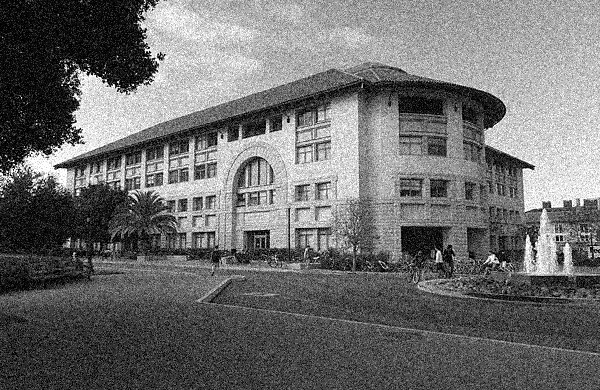
//> input picture edge-detection/Fig1.jpg, 600 x 390 px
$ ./exc1   (built with g++ and OpenCV 4)
//> lines starting //> are read from the running program, lines starting //| are printed output that depends on the picture; after the words box and inside, x2 and y2 are one past the last pixel; in counts of white or black regions, pixels touching at a corner belong together
#include "opencv2/imgproc/imgproc.hpp"
#include "opencv2/highgui/highgui.hpp"
#include <stdlib.h>
#include <stdio.h>
#include <iostream>
using namespace cv;
using namespace std;

int main() {
Mat image;
//-------------------------------------------------------------------------------
//part: 1-1:
//-------------------------------------------------------------------------------
/*image = imread("Fig1.jpg");
Mat gblurim, laplaceresult1, laplaceresult3, laplaceresult5 ;
GaussianBlur(image, gblurim, Size(3,3),1.5);

Laplacian(gblurim,laplaceresult1, CV_8U, 1);
imshow("Laplacian of Gussian 1",laplaceresult1);
imwrite("LoG1.jpg", laplaceresult1);

Laplacian(gblurim,laplaceresult3, CV_8U, 3);
imshow("Laplacian of Gussian 3",laplaceresult3);
imwrite("LoG3.jpg", laplaceresult3);

Laplacian(gblurim,laplaceresult5, CV_8U, 5);
imshow("Laplacian of Gussian 5",laplaceresult5);
imwrite("LoG5.jpg", laplaceresult5);

//-------------------------------------------------------------------------------
//part: 1-2:
//-------------------------------------------------------------------------------
Mat gradx3, grady3, gradx5, grady5, gradx7, grady7;

image = imread("Fig1.jpg");
Sobel(image, gradx3, CV_8U, 1, 0, 3);
Sobel(image, grady3, CV_8U, 0, 1, 3);
imshow("Result of Sobel x kernelsize 3", gradx3);
imshow("Result of Sobel y kernelsize 3", grady3);
imwrite("gradx3.jpg",gradx3);
imwrite("grady3.jpg",grady3);

image = imread("Fig1.jpg");
Sobel(image, gradx5, CV_8U, 1, 0, 5);
Sobel(image, grady5, CV_8U, 0, 1, 5);
imshow("Result of Sobel x kernelsize 5", gradx5);
imshow("Result of Sobel y kernelsize 5", grady5);
imwrite("gradx5.jpg",gradx5);
imwrite("grady5.jpg",grady5);

image = imread("Fig1.jpg");
Sobel(image, gradx7, CV_8U, 1, 0, 7);
Sobel(image, grady7, CV_8U, 0, 1, 7);
imshow("Result of Sobel x kernelsize 7", gradx7);
imshow("Result of Sobel y kernelsize 7", grady7);
imwrite("gradx7.jpg",gradx7);
imwrite("grady7.jpg",grady7);

//-------------------------------------------------------------------------------
//part: 1-3:
//-------------------------------------------------------------------------------

Mat gradient3, gradient5, gradient7;

gradient3 = abs(gradx3) + abs(grady3);
imshow("The gradient 3", gradient3);
imwrite("gradient3.jpg",gradient3);

gradient5 = abs(gradx5) + abs(grady5);
imshow("The gradient 5", gradient5);
imwrite("gradient5.jpg",gradient5);

gradient7 = abs(gradx7) + abs(grady7);
imshow("The gradient 7", gradient7);
imwrite("gradient7.jpg",gradient7);

//-------------------------------------------------------------------------------
//part: 1-4:
//-------------------------------------------------------------------------------

Mat cannyimage1, cannyimage2, cannyimage3;
image = imread("Fig1.jpg");
Canny(image, cannyimage1, 250, 250, 3);
Canny(image, cannyimage2, 300, 400, 3);
Canny(image, cannyimage3, 200, 500, 3);
imshow("canny result 1", cannyimage1);
imshow("canny result 2", cannyimage2);
imshow("canny result 3", cannyimage3);
imwrite("cannyimage1.jpg",cannyimage1);
imwrite("cannyimage2.jpg",cannyimage2);
imwrite("cannyimage3.jpg",cannyimage3);
//*/
//-------------------------------------------------------------------------------
//part: 1-5:
//-------------------------------------------------------------------------------
image = imread("Fig1.jpg");
//> image is the input picture: 390 rows x 600 cols, CV_8UC3; min 0, max 255, mean 110.1
Mat gimage, glaplaceres, ggblurim, ggradx, ggrady, ggradient, gcannyimage;
GaussianBlur(image, gimage, Size(3,3), 1.5);
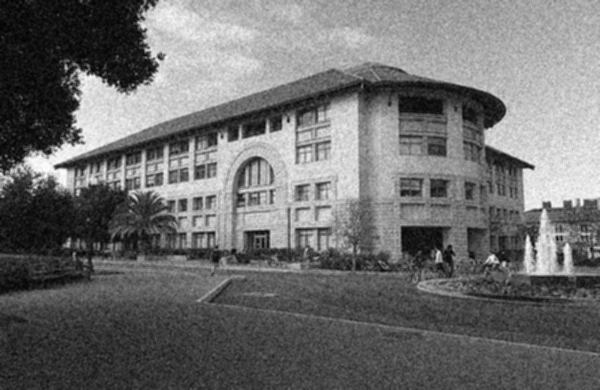
//> gimage: 390 rows x 600 cols, CV_8UC3; min 3, max 253, mean 110.1

GaussianBlur(gimage, ggblurim, Size(3,3),1.5);
Laplacian(ggblurim, glaplaceres, CV_8U, 3);
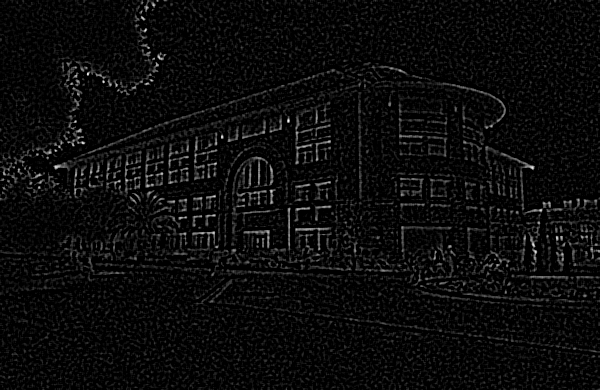
//> glaplaceres: 390 rows x 600 cols, CV_8UC3; min 0, max 255, mean 11.4
imshow("(g) Laplacian of Gussian", glaplaceres);
imwrite("gLoG.jpg", glaplaceres);

Sobel(gimage, ggradx, CV_8U, 1, 0, 3);
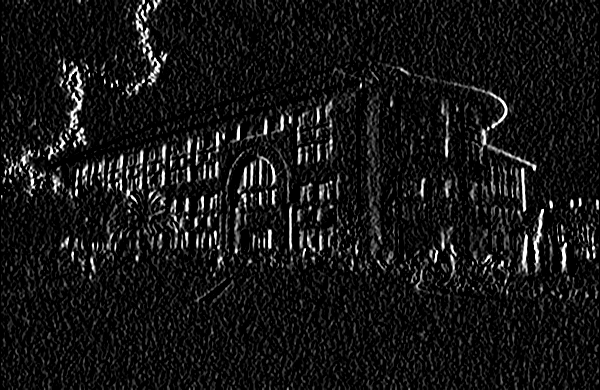
//> ggradx: 390 rows x 600 cols, CV_8UC3; min 0, max 255, mean 21.4
Sobel(gimage, ggrady, CV_8U, 0, 1, 3);
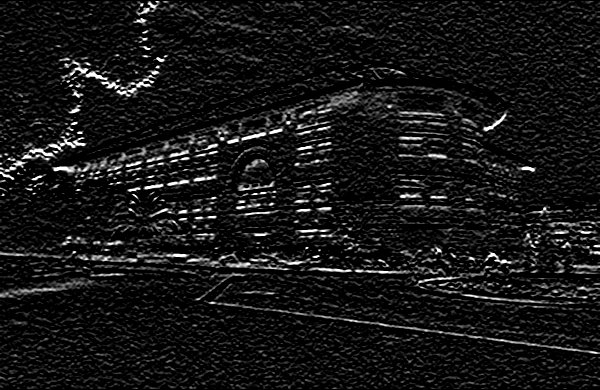
//> ggrady: 390 rows x 600 cols, CV_8UC3; min 0, max 255, mean 22
imshow("Result of Sobel x kernelsize (g)", ggradx);
imshow("Result of Sobel y kernelsize (g)", ggrady);
imwrite("ggradx.jpg",ggradx);
imwrite("ggrady.jpg",ggrady);

ggradient = abs(ggradx) + abs(ggrady);
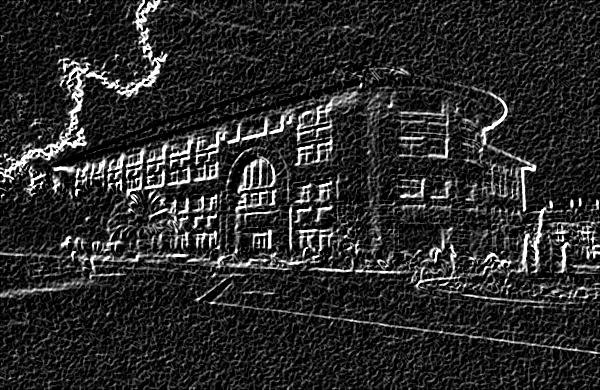
//> ggradient: 390 rows x 600 cols, CV_8UC3; min 0, max 255, mean 42
imshow("The gradient (g)", ggradient);
imwrite("ggradient.jpg", ggradient);

Canny(gimage, gcannyimage, 100, 230, 3);
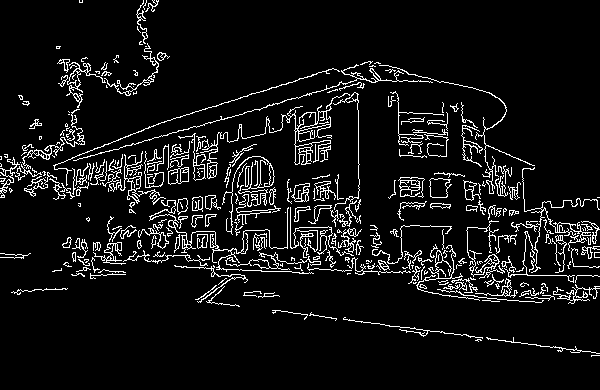
//> gcannyimage: 390 rows x 600 cols, CV_8UC1; 7.6% white in thin lines or dots
imshow("canny result (g)", gcannyimage);
imwrite("gcannyimage.jpg", gcannyimage);

waitKey(0);
}

$ run again, with edge-detection/Fig2.jpg copied over edge-detection/Fig1.jpg
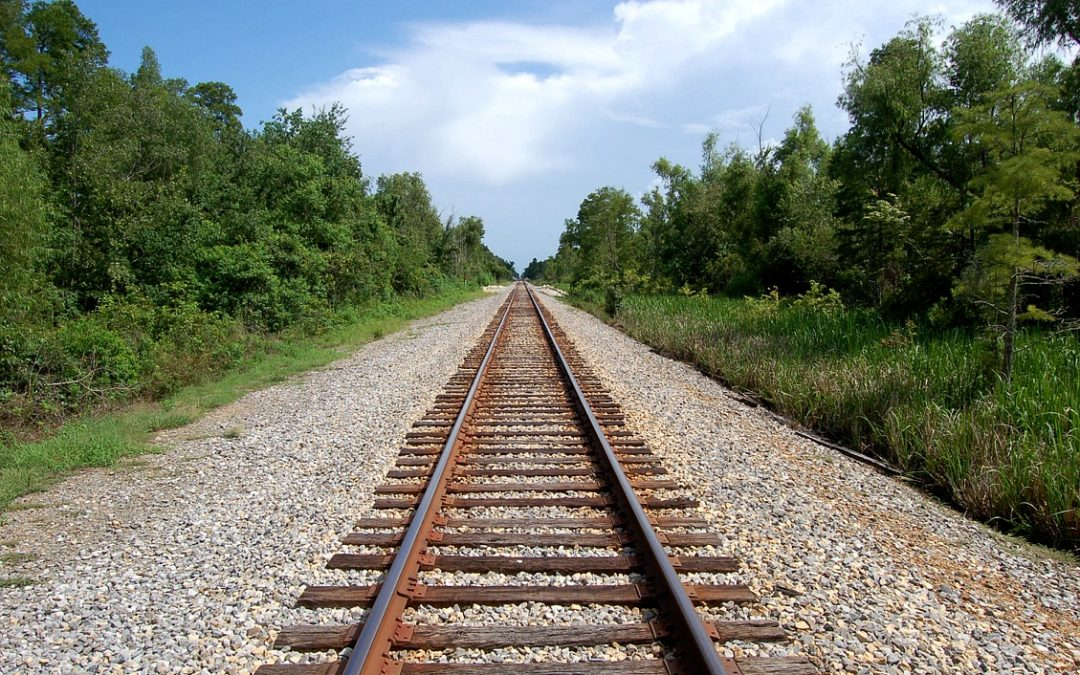
//> input picture edge-detection/Fig2.jpg, 1080 x 675 px
//> image is the input picture: 675 rows x 1080 cols, CV_8UC3; mean B, G, R 107.7, 123.3, 119
//> `ggradient = abs(ggradx) + abs(ggrady);`:
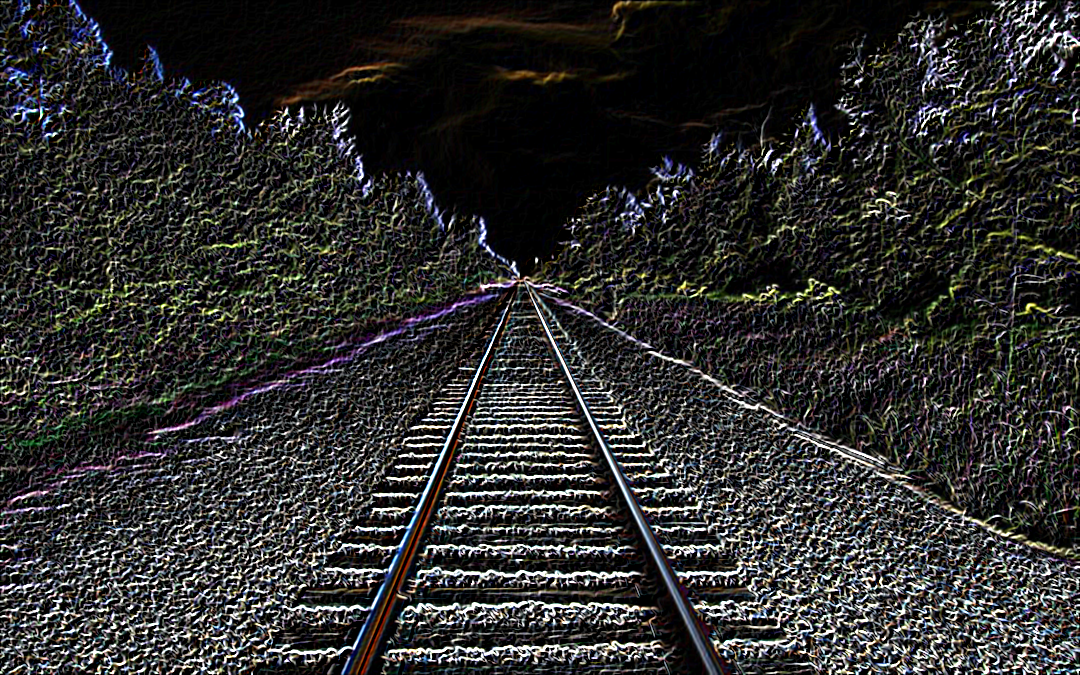
//> ggradient: 675 rows x 1080 cols, CV_8UC3; mean B, G, R 45.7, 46.8, 46.9
//> `Canny(gimage, gcannyimage, 100, 230, 3);`:
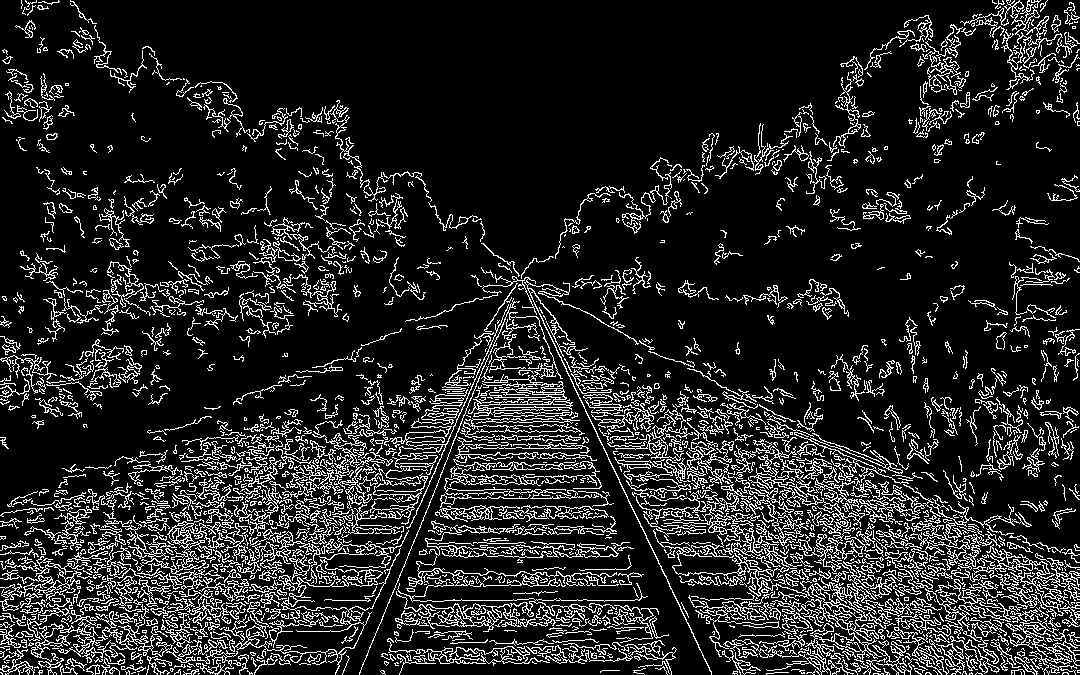
//> gcannyimage: 675 rows x 1080 cols, CV_8UC1; 14.2% white in thin lines or dots

$ run again, with edge-detection/Fig4.jpg copied over edge-detection/Fig1.jpg
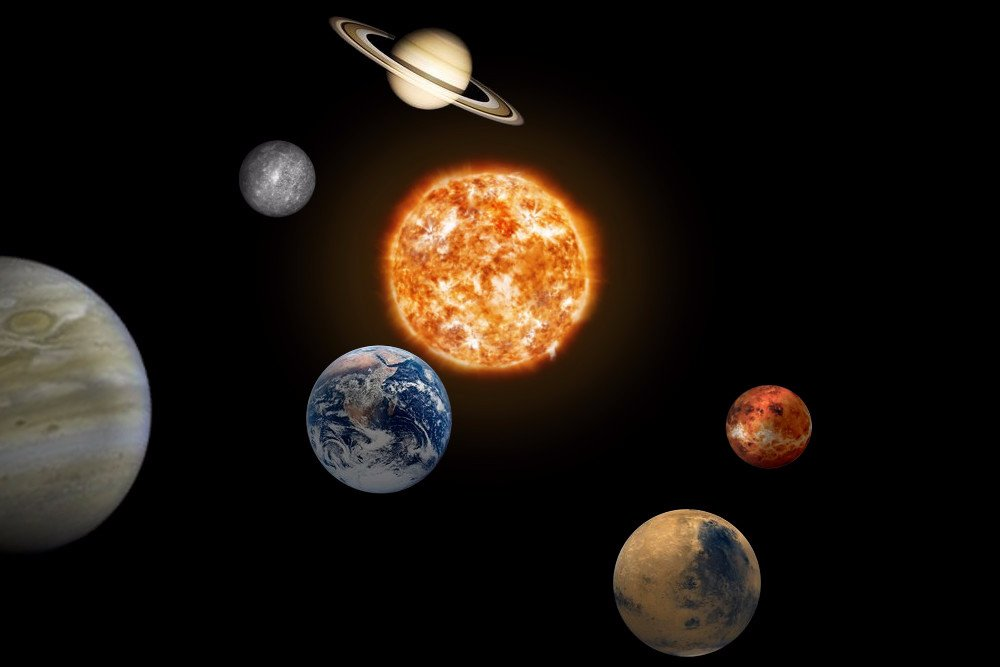
//> input picture edge-detection/Fig4.jpg, 1000 x 667 px
//> image is the input picture: 667 rows x 1000 cols, CV_8UC3; mean B, G, R 15.9, 22.3, 29.5
//> `ggradient = abs(ggradx) + abs(ggrady);`:
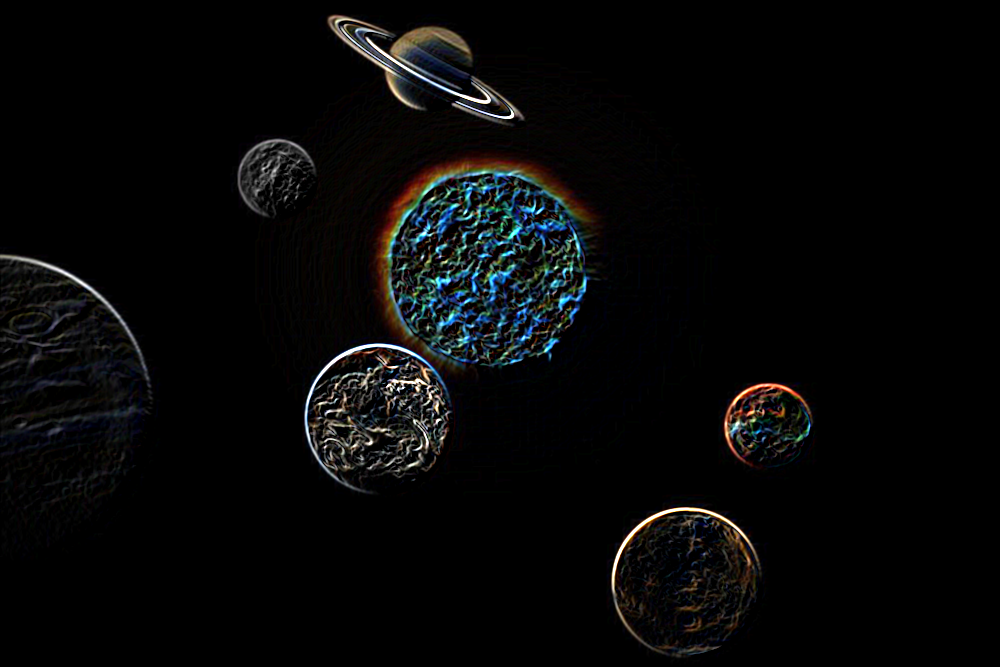
//> ggradient: 667 rows x 1000 cols, CV_8UC3; mean B, G, R 7.8, 7.8, 7.4
//> `Canny(gimage, gcannyimage, 100, 230, 3);`:
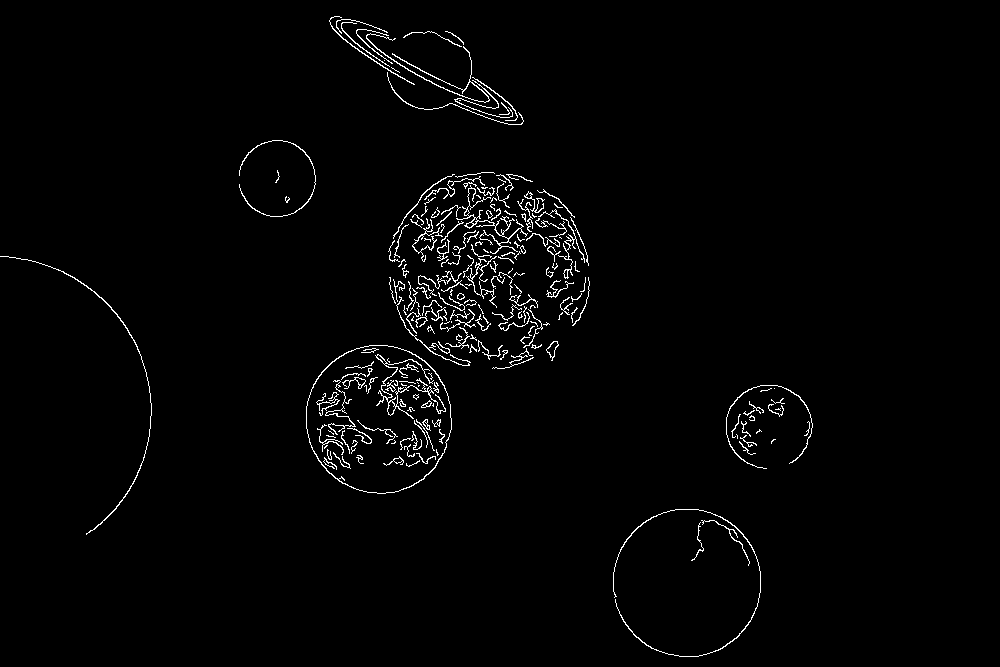
//> gcannyimage: 667 rows x 1000 cols, CV_8UC1; 1.8% white in thin lines or dots, all inside (x1, y1, x2, y2) = (0, 16, 813, 657)
